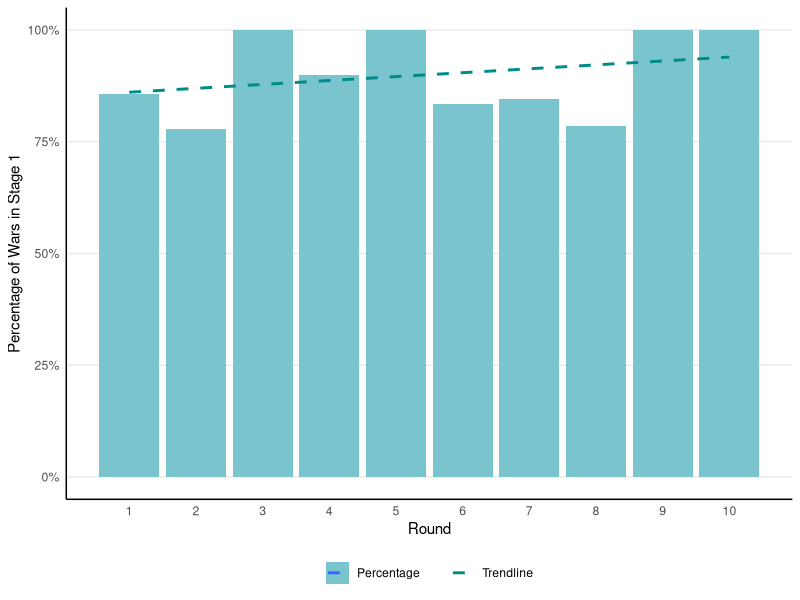
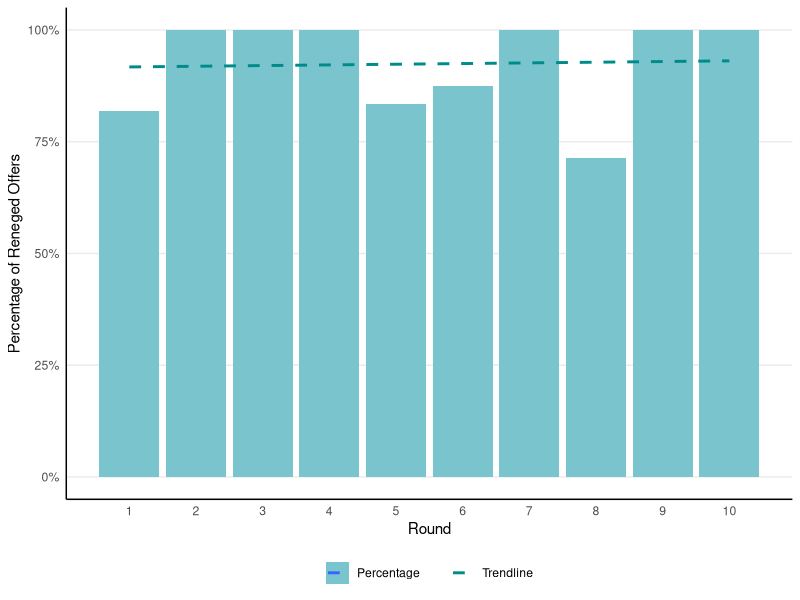
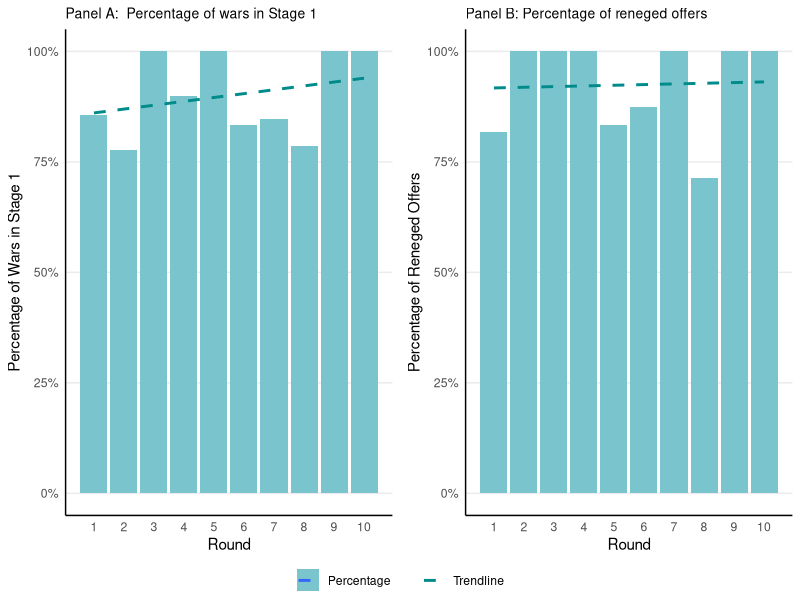

These figures' R source, in order:
# Bar Graph with trendline, multiple panels
# For individual panels, see Bar Graph AER 4.R

# Muralidharan, K., Niehaus, P., & Sukhtankar, S. (2016).
# Building state capacity: Evidence from biometric
# smartcards in india. The American Economic Review, 106(10), 2909.
# doi:10.1257/aer.20141346

# Data: Quek (2017) Rationalist Experiments on War, Figs 3, 4

library(ggplot2)
library(dplyr)
library(magrittr)
library(haven)
library(ggpubr)

master <- read_dta("data/quek-rw-2017.dta")
output_dir="output"

# Generate datasets
master$reneged = ifelse(master$offer1!=-1 & master$offer2!=-1,
                        master$offer1 > master$offer2,
                        NA)

df <- master %>%
  filter(enforce==0 & period < 11) %>%
  group_by(period) %>%
  summarise(
    mean_reneged = mean(reneged, na.rm=T),
    mean_war = mean(war1, na.rm = T) / mean(war, na.rm=T)
  )

something = "NA" # Placeholder

# Plot 1: fig 4
p1 <- ggplot(df, aes(period,mean_war, fill = something)) +
  geom_bar(stat = "identity") +
  geom_smooth(aes(color = something), method = "lm",se = F, size = 1, linetype = 2) +
  xlab("Round") + ylab("Percentage of Wars in Stage 1") +
  scale_fill_manual(name = "Legend", values = "cadetblue3", labels = "Percentage") +
  scale_color_manual(name = "Legend", values = 'cyan4', labels = "Trendline") +
  scale_y_continuous(labels = scales::percent, limits=c(0,1)) +
  scale_x_continuous(breaks = 1:10) +
  theme_minimal() +
  theme(
    panel.grid.major.x = element_blank(),
    panel.grid.minor.x = element_blank(),
    panel.grid.minor.y = element_blank(),
    axis.line = element_line(size=0.5),
    panel.border=element_blank(),
    legend.title = element_blank(),
    legend.position = "bottom"
  )

# Plot 2: Fig 3
p2 <- ggplot(df, aes(period,mean_reneged, fill = something)) +
  geom_bar(stat = "identity") +
  geom_smooth(aes(color = something), method = "lm",se = F, size = 1, linetype = 2) +
  xlab("Round") + ylab("Percentage of Reneged Offers") +
  scale_fill_manual(name = "Legend", values = "cadetblue3", labels = "Percentage") +
  scale_color_manual(name = "Legend", values = 'cyan4', labels = "Trendline") +
  scale_y_continuous(labels = scales::percent, limits=c(0,1)) +
  scale_x_continuous(breaks = 1:10) +
  theme_minimal() +
  theme(
    panel.grid.major.x = element_blank(),
    panel.grid.minor.x = element_blank(),
    panel.grid.minor.y = element_blank(),
    axis.line = element_line(size=0.5),
    panel.border=element_blank(),
    legend.title = element_blank(),
    legend.position = "bottom"
  )

pc <- ggarrange(p1 + ggtitle("Panel A:  Percentage of wars in Stage 1")+ theme(plot.title = element_text(size = 10)),
             p2 + ggtitle("Panel B: Percentage of reneged offers") + theme(plot.title = element_text(size = 10)),
             nrow =1, common.legend = T, legend = "bottom")

# Save individual panels
ggsave(path=output_dir, filename="Bar Graph AER 5A.png", p1, width=8, height=6)
ggsave(path=output_dir, filename="Bar Graph AER 5B.png", p2, width=8, height=6)
# Save combined graph
ggsave(path=output_dir, filename="Bar Graph AER 5Combined.png", pc, width=8, height=6)

# Save as Example
# ggsave(path="src/distribution", filename="Bar Graph AER 5A-example.png", p1, width=8, height=6)
# ggsave(path="src/distribution", filename="Bar Graph AER 5B-example.png", p2, width=8, height=6)
# ggsave(path="src/distribution", filename="Bar Graph AER 5Combined-example.png", pc, width=8, height=6)

